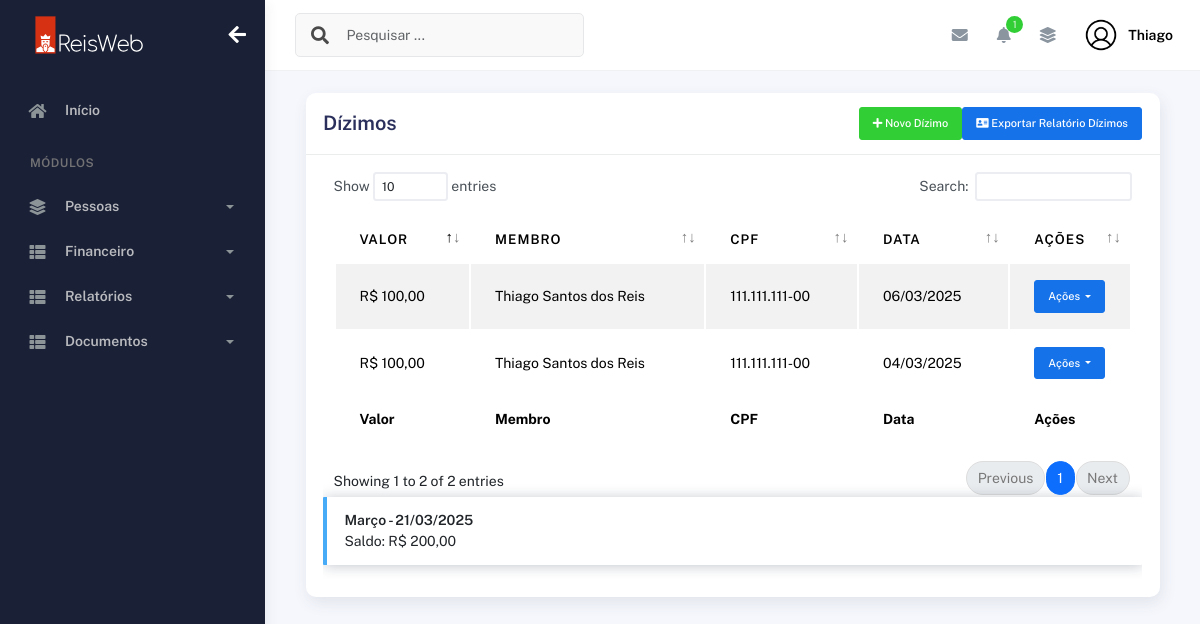
The page /dizimos/ (signed in) on the database its author committed.
### plataformadizimos/models.py (models this page shows, shortened)
class Dizimos(models.Model):
    membro = models.ForeignKey(Membros, on_delete=models.CASCADE)
    valor = models.DecimalField(max_digits=10, decimal_places=2)
    data_dizimo = models.DateField(auto_now_add=True)  # Data do dízimo (preenchida automaticamente)

### plataformaigreja/models.py (models this page shows, shortened)
class Membros(models.Model):
    choices_sexo = (('F', 'Feminino'),
                    ('M', 'Masculino'))
    choices_cargo = (('A', 'Auxiliar'),
                     ('C', 'Congregado'),
                     ('Cr', 'Crianças'),
                     ('Da', 'Diaconisa'),
                     ('D', 'Diácono'),
                     ('E', 'Evangelista'),
                     ('J', 'Jovem'),
                     ('Mb', 'Membro'),
                     ('Mi', 'Missionário(a)'),
                     ('Pr', 'Pastor'),
                     ('P', 'Presbítero'))
    nome = models.CharField(max_length=50)
    sexo = models.CharField(max_length=1, choices=choices_sexo)
    cpf = models.CharField(max_length=20, blank=True, null=True)
    email = models.EmailField(blank=True, null=True)
    telefone = models.CharField(max_length=19, blank=True, null=True)
    endereco = models.CharField(max_length=100, blank=True, null=True)
    foto = models.ImageField(upload_to="img_membros", null=True, blank=True)
    data_nascimento = models.DateField(null=True, blank=True)
    data_batismo = models.DateField(null=True, blank=True)
    cargo = models.CharField(max_length=2, choices=choices_cargo)
    pastor = models.ForeignKey(
        User,
        on_delete=models.CASCADE
    )

### plataformadizimos/views.py (the view, shortened to what this page needs)
# urls.py: path('dizimos/', views.dizimos, name='dizimos'),
@login_required(login_url='/usuarios/login')
def dizimos(request):
    data_atual = datetime.now()
    mes_atual = data_atual.month
    ano_atual = data_atual.year
    dizimos = Dizimos.objects.filter(membro__pastor=request.user).order_by("-data_dizimo")
    total_dizimos = Dizimos.objects.filter(
        membro__pastor=request.user,
        data_dizimo__month=mes_atual,
        data_dizimo__year=ano_atual
    ).aggregate(Sum('valor'))['valor__sum'] or 0
    membros = Membros.objects.filter(pastor=request.user)
    return render(request, "dizimos.html", {
        "membros": membros,
        "dizimos": dizimos,
        "total_dizimos": total_dizimos,
        "data_atual": data_atual,
    })

### plataformadizimos/templates/dizimos.html (shortened to what this page needs)
{% extends "bases/base_plataformaigreja.html" %}
{% load static %}
{% block 'conteudo' %}
  <div class="container">
    <div class="page-inner">
      <div class="col-md-12">
        <div class="card">
          <div class="card-header">
            <div class="d-flex align-items-center">
              <h4 class="card-title">Dízimos</h4>
                <button
                  class="btn btn-success btn-sm ms-auto"
                  data-bs-toggle="modal"
                  data-bs-target="#addRowModal"
                >
                  <i class="fa fa-plus"></i>
                  Novo Dízimo
                </button>
                <a href="{% url 'pagina_relatorio_dizimos' %}" class="btn btn-primary btn-sm"><i class="fas fa-address-card"></i> Exportar Relatório Dízimos</a>
            </div>
          </div>
        <div class="card-body">
                    <div class="table-responsive">
                      <table
                        id="add-row"
                        class="display table table-striped table-hover"
                      >
                        <thead>
                          <tr>
                            <th>Valor</th>
                            <th>Membro</th>
                            <th>CPF</th>
                            <th>Data</th>
                            <th style="width: 10%">Ações</th>
                          </tr>
                        </thead>
                        <tfoot>
                          <tr>
                            <th>Valor</th>
                            <th>Membro</th>
                            <th>CPF</th>
                            <th>Data</th>
                            <th>Ações</th>
                          </tr>
                        </tfoot>
                        <tbody>
                          {% for dizimo in dizimos %}
                            <tr>
                              <td>R$ {{ dizimo.valor }}</td>
                              <td>{{ dizimo.membro.nome }}</td>
                              <td>{{dizimo.membro.cpf}}</td>
                              <td>{{ dizimo.data_dizimo|date:"d/m/Y" }}</td>
                              <td>
                                <div class="form-button-action">
                                  <button id="btnGroupDrop1" type="button" class="btn btn-primary btn-sm dropdown-toggle" data-bs-toggle="dropdown" aria-expanded="false">
                                    Ações
                                  </button>
                                </div>
                              </td>
                            </tr>
                          {% endfor %}
                        </tbody>
                      </table>
                      <div class="alert alert-info">
                        <strong>{{ data_atual|date:"F" }} - {{ data_atual|date:"d/m/Y" }}</strong>
                        <br/>Saldo: R$ {{ total_dizimos|floatformat:2 }}
                      </div>
                    </div>
                  </div>
                </div>
              </div>
            </div>
          </div>
        </div>
      </div>
    </div>
{% endblock %}

### templates/bases/base.html (shortened to what this page needs)
{% load static %}
<!DOCTYPE html>
<html lang="pt-BR">
  <head>
    <link href="{% static 'geral/assets/css/bootstrap.min.css' %}" rel="stylesheet">
    <link href="{% static 'geral/assets/css/plugins.min.css' %}" rel="stylesheet">
    <link href="{% static 'geral/assets/css/kaiadmin.min.css' %}" rel="stylesheet">
    <link href="{% static 'geral/assets/css/demo.css' %}" rel="stylesheet">
  </head>
  <body>
    <div class="wrapper">
      {% if user.is_authenticated %}
        <div class="sidebar" data-background-color="dark">
          <div class="sidebar-logo">
            <div class="logo-header" data-background-color="dark">
              <a href="{% url 'dashboard_igreja' %}" class="logo">
                <img
                  src="{% static 'geral/assets/img/kaiadmin/logorw.svg'%}"
                  alt="navbar brand"
                  class="navbar-brand"
                  height="40"
                />
              </a>
              <div class="nav-toggle">
                <button class="btn btn-toggle toggle-sidebar">
                  <i class="fas fa-arrow-left"></i>
                </button>
              </div>
            </div>
          </div>
          <div class="sidebar-wrapper scrollbar scrollbar-inner">
            <div class="sidebar-content">
              <ul class="nav nav-secondary">
                <li class="nav-item">
                  <a
                    href="{% url 'dashboard_igreja' %}"
                    aria-expanded="false"
                  >
                    <i class="fas fa-home"></i>
                    <p>Início</p>
                  </a>
                </li>
                <li class="nav-section">
                  <h4 class="text-section">Módulos</h4>
                </li>
                <li class="nav-item">
                  <a data-bs-toggle="collapse" href="#base">
                    <i class="fas fa-layer-group"></i>
                    <p>Pessoas</p>
                    <span class="caret"></span>
                  </a>
                </li>
                <li class="nav-item">
                  <a data-bs-toggle="collapse" href="#sidebarLayouts">
                    <i class="fas fa-th-list"></i>
                    <p>Financeiro</p>
                    <span class="caret"></span>
                  </a>
                </li>
                <li class="nav-item">
                  <a data-bs-toggle="collapse" href="#sidebarRelatorios">
                    <i class="fas fa-th-list"></i>
                    <p>Relatórios</p>
                    <span class="caret"></span>
                  </a>
                </li>
                <li class="nav-item">
                  <a data-bs-toggle="collapse" href="#sidebarDocumentos">
                    <i class="fas fa-th-list"></i>
                    <p>Documentos</p>
                    <span class="caret"></span>
                  </a>
                </li>
              </ul>
            </div>
          </div>
        </div>
        <div class="main-panel">
          <div class="main-header">
            <nav
              class="navbar navbar-header navbar-header-transparent navbar-expand-lg border-bottom"
            >
              <div class="container-fluid">
                <nav
                  class="navbar navbar-header-left navbar-expand-lg navbar-form nav-search p-0 d-none d-lg-flex"
                >
                  <div class="input-group">
                    <div class="input-group-prepend">
                      <button type="submit" class="btn btn-search pe-1">
                        <i class="fa fa-search search-icon"></i>
                      </button>
                    </div>
                    <input
                      type="text"
                      placeholder="Pesquisar ..."
                      class="form-control"
                    />
                  </div>
                </nav>
                <ul class="navbar-nav topbar-nav ms-md-auto align-items-center">
                  <li class="nav-item topbar-icon dropdown hidden-caret">
                    <a
                      class="nav-link dropdown-toggle"
                      href="#"
                      id="messageDropdown"
                      role="button"
                      data-bs-toggle="dropdown"
                      aria-haspopup="true"
                      aria-expanded="false"
                    >
                      <i class="fa fa-envelope"></i>
                    </a>
                  </li>
                  <li class="nav-item topbar-icon dropdown hidden-caret">
                    <a
                      class="nav-link dropdown-toggle"
                      href="#"
                      id="notifDropdown"
                      role="button"
                      data-bs-toggle="dropdown"
                      aria-haspopup="true"
                      aria-expanded="false"
                    >
                      <i class="fa fa-bell"></i>
                      <span class="notification">1</span>
                    </a>
                  </li>
                  <li class="nav-item topbar-icon dropdown hidden-caret">
                    <a
                      class="nav-link"
                      data-bs-toggle="dropdown"
                      href="#"
                      aria-expanded="false"
                    >
                      <i class="fas fa-layer-group"></i>
                    </a>
                  </li>
                  <li class="nav-item topbar-user dropdown hidden-caret">
                    <a
                      class="dropdown-toggle profile-pic"
                      data-bs-toggle="dropdown"
                      href="#"
                      aria-expanded="false"
                    >
                      <div class="avatar-sm">
                        <img
                          src="{% static 'geral/assets/img/profile.png'%}"
                          alt="..."
                          class="avatar-img rounded-circle"
                        />
                      </div>
                      <span class="profile-username">
                        <span class="fw-bold">{{ user.first_name }}</span>
                      </span>
                    </a>
                  </li>
                </ul>
              </div>
            </nav>
          </div>
          <div class="container">
            {% block 'conteudo' %}
            {% endblock %}
    {% endif %}
  </body>
</html>

### rows shown on the page
Dizimos: valor "100,00", membro.nome "Thiago Santos dos Reis", membro.cpf "111.111.111-00", data_dizimo "06/03/2025"
Dizimos: valor "100,00", membro.nome "Thiago Santos dos Reis", membro.cpf "111.111.111-00", data_dizimo "04/03/2025"

### other values the page prints
{{ user.first_name }} "Thiago"
{{ total_dizimos|floatformat:2 }} "200,00"
